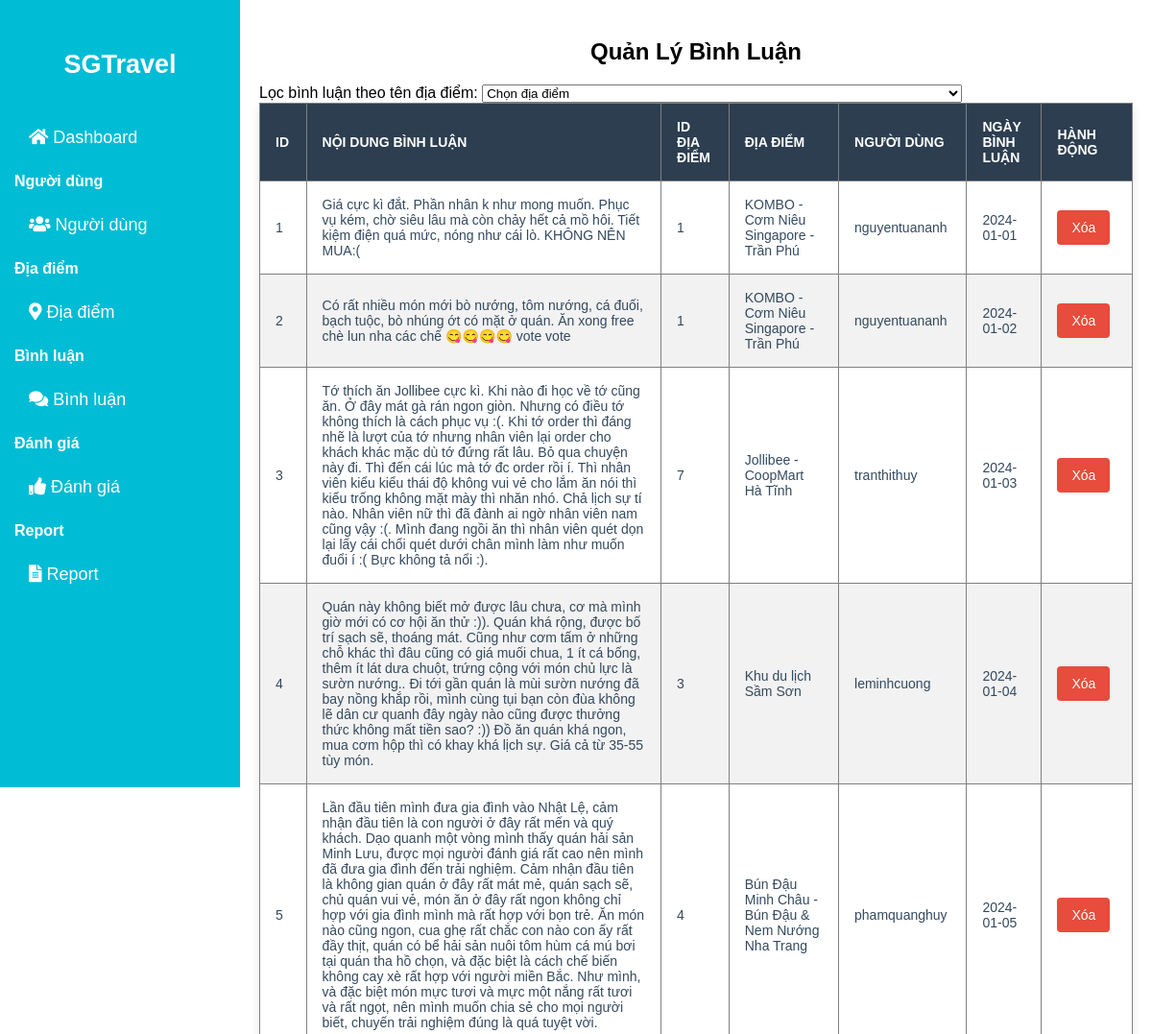
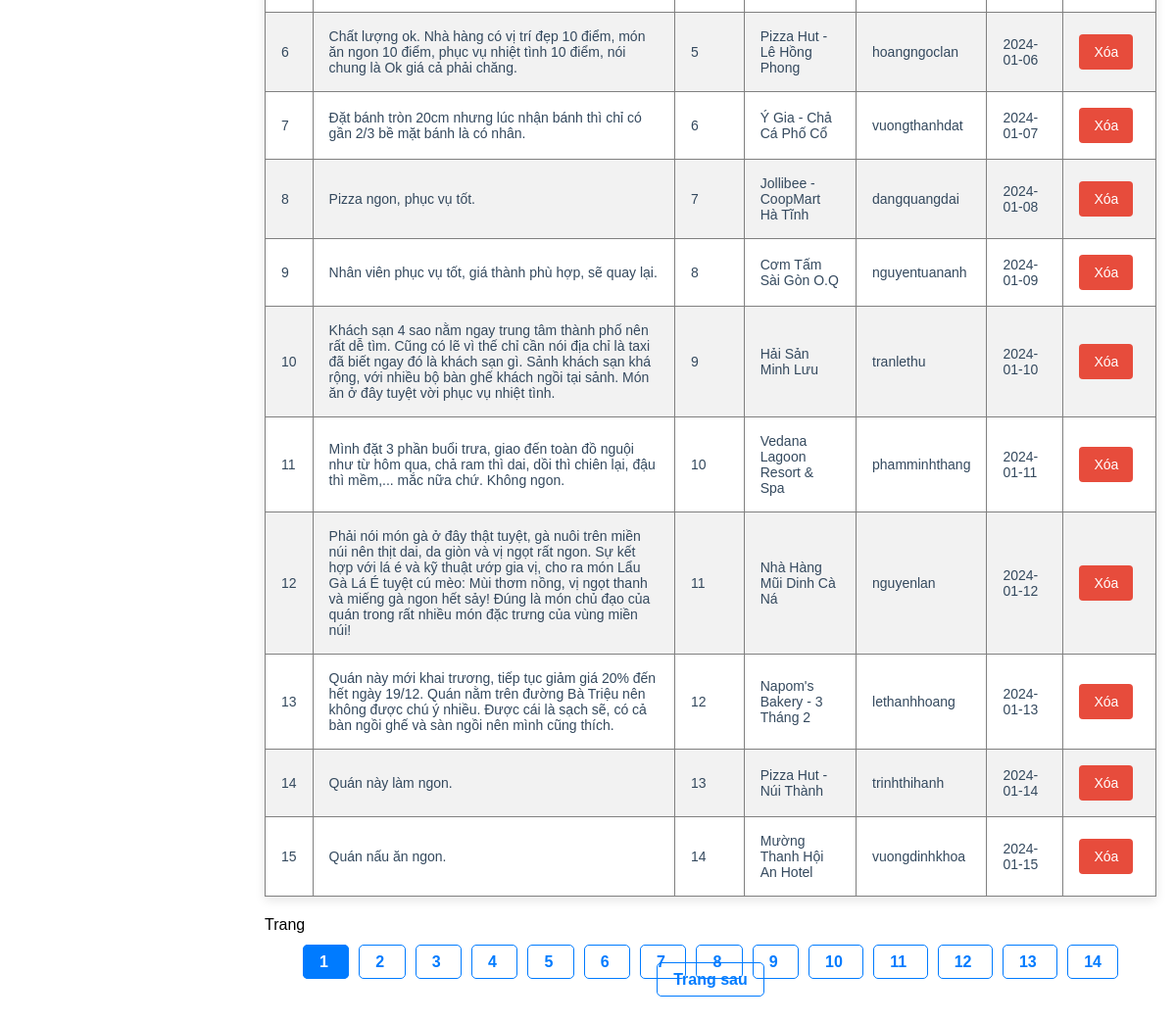
The app's page /admin/comment.php with its own data (2 pictures, top to bottom).
### tables this page shows
CREATE TABLE binh_luan (
    id INT AUTO_INCREMENT PRIMARY KEY, 
    noi_dung TEXT NOT NULL,
    id_dia_diem int,
	id_nguoi_dung int,
    ten_dang_nhap VARCHAR(100) NOT NULL, 
    ngay_binh_luan DATE NOT NULL,
	FOREIGN KEY (id_nguoi_dung) REFERENCES tai_khoan(id) ON DELETE CASCADE, 
    FOREIGN KEY (id_dia_diem) REFERENCES dia_diem(id) ON DELETE CASCADE 
);

CREATE TABLE dia_diem (
    id INT AUTO_INCREMENT PRIMARY KEY,        
    ten_dia_diem VARCHAR(255),                
    dia_chi VARCHAR(255),                     
    so_dien_thoai VARCHAR(20),                
    mo_ta TEXT,                                
    gio_mo_cua TIME,                          
    gio_dong_cua TIME,                        
    loai_hinh VARCHAR(30) NOT NULL,           
    diem_trung_binh DECIMAL(4,2),             
    gia_ca_giao_dong VARCHAR(100),             
    hinh_anh1 TEXT DEFAULT NULL ,
    hinh_anh2 TEXT DEFAULT NULL ,
    hinh_anh3 TEXT DEFAULT NULL,
    so_luot_danh_gia INT DEFAULT 0,           
    link_dia_diem VARCHAR(500)                
);

CREATE TABLE tai_khoan (
    id INT AUTO_INCREMENT PRIMARY KEY, 
    ten_dang_nhap VARCHAR(50) NOT NULL UNIQUE,
    mat_khau VARCHAR(50) NOT NULL,
    phan_quyen INT NOT NULL,   
    email VARCHAR(50) NOT NULL UNIQUE, 
    so_dien_thoai VARCHAR(20), 
    trang_thai VARCHAR(20)
);

### admin/comment.php (the view, shortened to what this page needs)
<!DOCTYPE html>
<html lang="vi">
<head>
    <link href="https://cdnjs.cloudflare.com/ajax/libs/font-awesome/5.15.3/css/all.min.css" rel="stylesheet" />
    <link rel="stylesheet" href="../style/admin/comment.css" />
</head>
<body>
    <?php
    include '../connect.php';
    $sd = 15;
    $page = isset($_GET['page']) ? (int)$_GET['page'] : 1;
    $vt = ($page - 1) * $sd;
    $id_DD = isset($_GET['id_dia_diem']) ? intval($_GET['id_dia_diem']) : 0;
    $Loc_Query = "SELECT binh_luan.id, binh_luan.noi_dung, binh_luan.id_dia_diem,
                            dia_diem.ten_dia_diem, tai_khoan.ten_dang_nhap AS nguoi_dung,
                            binh_luan.ngay_binh_luan
                    FROM binh_luan
                    LEFT JOIN dia_diem ON binh_luan.id_dia_diem = dia_diem.id
                    LEFT JOIN tai_khoan ON binh_luan.id_nguoi_dung = tai_khoan.id";
    $Loc_Query .= " LIMIT $vt, $sd";
    $Loc_Comments = $conn->query($Loc_Query);
    $countQuery = "SELECT COUNT(*) AS total FROM binh_luan";
    $result_count = $conn->query($countQuery);
    $row_count = $result_count->fetch_assoc();
    $tus = $row_count['total'];
    $tst = ceil($tus / $sd);
    ?>
    <div class="sidebar">
        <a href="./Dashboard.php"><h2>SGTravel</h2></a>
        <div class="menu-section">
            <a href="../admin/Dashboard.php"><i class="fas fa-home"></i> Dashboard</a>
            <h3>Người dùng</h3>
            <a href="../admin/User.php"><i class="fas fa-users"></i> Người dùng</a>
            <h3>Địa điểm</h3>
            <a href="../admin/Diadiem.php"><i class="fas fa-map-marker-alt"></i> Địa điểm</a>
            <h3>Bình luận</h3>
            <a href="../admin/comment.php"><i class="fas fa-comments"></i> Bình luận</a>
            <h3>Đánh giá</h3>
            <a href="../admin/Danhgia.php"><i class="fas fa-thumbs-up"></i> Đánh giá</a>
            <h3>Report</h3>
            <a href="../admin/Report.php"><i class="fas fa-file-alt"></i> Report</a>
        </div>
    </div>
    <div class="container">
        <h2 align="center">Quản Lý Bình Luận</h2>
        <form id="form_loc" name="form_loc" method="get">
            <label for="id_dia_diem">Lọc bình luận theo tên địa điểm:</label>
            <select name="id_dia_diem" id="id_dia_diem" onChange="form_loc.submit()">
                <option value=""> Chọn địa điểm </option>
            </select>
        </form>
        <table width="500" border="1" cellspacing="0" cellpadding="0">
            <thead>
                <tr>
                    <th>ID</th>
                    <th>Nội dung bình luận</th>
                    <th>ID địa điểm</th>
                    <th>Địa điểm</th>
                    <th>Người dùng</th>
                    <th>Ngày bình luận</th>
                    <th>Hành động</th>
                </tr>
            </thead>
            <tbody>
                <?php
                if ($Loc_Comments && $Loc_Comments->num_rows > 0) {
                    while ($comment = $Loc_Comments->fetch_assoc()) { ?>
                        <tr>
                            <td><?php echo $comment["id"]; ?></td>
                            <td><?php echo $comment["noi_dung"]; ?></td>
                            <td><?php echo $comment["id_dia_diem"]; ?></td>
                            <td><?php echo $comment["ten_dia_diem"]; ?></td>
                            <td><?php echo $comment["nguoi_dung"]; ?></td>
                            <td><?php echo $comment["ngay_binh_luan"]; ?></td>
                            <td>
                                <a href="comment.php?delete_id=<?php echo $comment['id']; ?>" onclick="return confirm('Bạn có chắc muốn xóa bình luận này?');">
                                    <button>Xóa</button>
                                </a>
                            </td>
                        </tr>
                    <?php }
                } else { ?>
                    <tr>
                        <td colspan="7">Không có bình luận nào.</td>
                    </tr>
                <?php }
                ?>
            </tbody>
        </table>
        <p>Trang
        <div class="trang">
            <?php for ($i = 1; $i <= $tst; $i++) { ?>
                <a href="comment.php?page=<?php echo $i; ?>&id_dia_diem=<?php echo $id_DD; ?>" <?php if ($page == $i) echo 'class="active"'; ?>>
                    <?php echo $i; ?>
                </a>
            <?php } ?>
            <?php if ($page < $tst) { ?>
                <a href="comment.php?page=<?php echo $page + 1; ?>&id_dia_diem=<?php echo $id_DD; ?>">Trang sau</a>
            <?php } ?>
        </div>
        </p>
    </div>
</body>
</html>

### style/admin/comment.css (style rules this page uses)
body { margin: 0; font-family: Arial, sans-serif; }
.sidebar { width: 250px; background-color: #00bcd4; height: 100vh; position: fixed; padding-top: 20px; color: white; }
.sidebar h2 { text-align: center; margin-bottom: 30px; }
.sidebar a { display: block; color: white; padding: 10px; text-decoration: none; font-size: 18px; }
.sidebar .menu-section h3 { margin-left: 15px; font-size: 16px; }
.sidebar .menu-section a { padding-left: 30px; }
.container { max-width: calc(100% - 250px); margin-left: 250px; padding: 20px; box-sizing: border-box; }
table { width: 100%; border-collapse: collapse; background-color: #fff; box-shadow: 0 4px 10px rgba(0, 0, 0, 0.1); margin-bottom: 20px; }
th, td { padding: 16px; text-align: left; font-size: 14px; color: #34495e; }
th { background-color: #2c3e50; color: #fff; text-transform: uppercase; }
tr:nth-child(even) { background-color: #f2f2f2; }
td { vertical-align: middle; }
button { padding: 10px 15px; border: none; border-radius: 4px; cursor: pointer; font-size: 14px; color: white; margin-right: 5px; }
button:first-of-type { background-color: #2980b9; }
button:last-of-type { background-color: #e74c3c; }

### admin/comment.php (style rules this page uses)
.trang { text-align: center; margin-top: 20px; }
.trang a { color: #007bff; padding: 8px 16px; margin: 0 5px; border: 1px solid #007bff; border-radius: 5px; text-decoration: none; font-weight: bold; }
.trang a.active { background-color: #007bff; color: white; pointer-events: none; }
.trang a:first-child, .trang a:last-child { font-weight: bold; }

### records on screen
binh_luan: id "1", noi_dung "Giá cực kì đắt. Phần nhân k như mong muốn. Phục vụ kém, chờ siêu lâu mà còn chảy hết cả mồ hôi. Tiết kiệm điện quá mức, nóng như cái lò. KHÔNG NÊN MUA:(", id_dia_diem "1", id_dia_diem.ten_dia_diem "KOMBO - Cơm Niêu Singapore - Trần Phú", id_nguoi_dung.ten_dang_nhap "nguyentuananh", ngay_binh_luan "2024-01-01"
binh_luan: id "2", noi_dung "Có rất nhiều món mới bò nướng, tôm nướng, cá đuối, bạch tuộc, bò nhúng ớt có mặt ở quán. Ăn xong free chè lun nha các chế 😋😋😋😋 vote vote", id_dia_diem "1", id_dia_diem.ten_dia_diem "KOMBO - Cơm Niêu Singapore - Trần Phú", id_nguoi_dung.ten_dang_nhap "nguyentuananh", ngay_binh_luan "2024-01-02"
binh_luan: id "3", noi_dung "Tớ thích ăn Jollibee cực kì. Khi nào đi học về tớ cũng ăn. Ở đây mát gà rán ngon giòn. Nhưng có điều tớ không thích là cách phục vụ :(. Khi tớ order thì đáng nhẽ là lượt của tớ nhưng nhân viên lại order cho khách khác mặc dù tớ đứng rất lâu. Bỏ qua chuyện này đi. Thì đến cái lúc mà tớ đc order rồi í. Thì nhân viên kiểu kiểu thái độ không vui vẻ cho lắm ăn nói thì kiểu trống không mặt mày thì nhăn nhó. Chả lịch sự tí nào. Nhân viên nữ thì đã đành ai ngờ nhân viên nam cũng vậy :(. Mình đang ngồi ăn thì nhân viên quét dọn lại lấy cái chổi quét dưới chân mình làm như muốn đuổi í :( Bực không tả nổi :).", id_dia_diem "7", id_dia_diem.ten_dia_diem "Jollibee - CoopMart Hà Tĩnh", id_nguoi_dung.ten_dang_nhap "tranthithuy", ngay_binh_luan "2024-01-03"
binh_luan: id "4", noi_dung "Quán này không biết mở được lâu chưa, cơ mà mình giờ mới có cơ hội ăn thử :)). Quán khá rộng, được bố trí sạch sẽ, thoáng mát. Cũng như cơm tấm ở những chỗ khác thì đâu cũng có giá muối chua, 1 ít cá bống, thêm ít lát dưa chuột, trứng cộng với món chủ lực là sườn nướng.. Đi tới gần quán là mùi sườn nướng đã bay nồng khắp rồi, mình cùng tụi bạn còn đùa không lẽ dân cư quanh đây ngày nào cũng được thưởng thức không mất tiền sao? :)) Đồ ăn quán khá ngon, mua cơm hộp thì có khay khá lịch sự. Giá cả từ 35-55 tùy món.", id_dia_diem "3", id_dia_diem.ten_dia_diem "Khu du lịch Sầm Sơn", id_nguoi_dung.ten_dang_nhap "leminhcuong", ngay_binh_luan "2024-01-04"
binh_luan: id "5", noi_dung "Lần đầu tiên mình đưa gia đình vào Nhật Lệ, cảm nhận đầu tiên là con người ở đây rất mến và quý khách. Dạo quanh một vòng mình thấy quán hải sản Minh Lưu, được mọi người đánh giá rất cao nên mình đã đưa gia đình đến trải nghiệm. Cảm nhận đầu tiên là không gian quán ở đây rất mát mẻ, quán sạch sẽ, chủ quán vui vẻ, món ăn ở đây rất ngon không chỉ hợp với gia đình mình mà rất hợp với bọn trẻ. Ăn món nào cũng ngon, cua ghẹ rất chắc con nào con ấy rất đầy thịt, quán có bể hải sản nuôi tôm hùm cá mú bơi tại quán tha hồ chọn, và đặc biệt là cách chế biến không cay xè rất hợp với người miền Bắc. Như mình, và đặc biệt món mực tươi và mực một nắng rất tươi và rất ngọt, nên mình muốn chia sẻ cho mọi…", id_dia_diem "4", id_dia_diem.ten_dia_diem "Bún Đậu Minh Châu - Bún Đậu & Nem Nướng Nha Trang", id_nguoi_dung.ten_dang_nhap "phamquanghuy", ngay_binh_luan "2024-01-05"
binh_luan: id "6", noi_dung "Chất lượng ok. Nhà hàng có vị trí đẹp 10 điểm, món ăn ngon 10 điểm, phục vụ nhiệt tình 10 điểm, nói chung là Ok giá cả phải chăng.", id_dia_diem "5", id_dia_diem.ten_dia_diem "Pizza Hut - Lê Hồng Phong", id_nguoi_dung.ten_dang_nhap "hoangngoclan", ngay_binh_luan "2024-01-06"
binh_luan: id "7", noi_dung "Đặt bánh tròn 20cm nhưng lúc nhận bánh thì chỉ có gần 2/3 bề mặt bánh là có nhân.", id_dia_diem "6", id_dia_diem.ten_dia_diem "Ý Gia - Chả Cá Phố Cổ", id_nguoi_dung.ten_dang_nhap "vuongthanhdat", ngay_binh_luan "2024-01-07"
binh_luan: id "8", noi_dung "Pizza ngon, phục vụ tốt.", id_dia_diem "7", id_dia_diem.ten_dia_diem "Jollibee - CoopMart Hà Tĩnh", id_nguoi_dung.ten_dang_nhap "dangquangdai", ngay_binh_luan "2024-01-08"
binh_luan: id "9", noi_dung "Nhân viên phục vụ tốt, giá thành phù hợp, sẽ quay lại.", id_dia_diem "8", id_dia_diem.ten_dia_diem "Cơm Tấm Sài Gòn O.Q", id_nguoi_dung.ten_dang_nhap "nguyentuananh", ngay_binh_luan "2024-01-09"
binh_luan: id "10", noi_dung "Khách sạn 4 sao nằm ngay trung tâm thành phố nên rất dễ tìm. Cũng có lẽ vì thế chỉ cần nói địa chỉ là taxi đã biết ngay đó là khách sạn gì. Sảnh khách sạn khá rộng, với nhiều bộ bàn ghế khách ngồi tại sảnh. Món ăn ở đây tuyệt vời phục vụ nhiệt tình.", id_dia_diem "9", id_dia_diem.ten_dia_diem "Hải Sản Minh Lưu", id_nguoi_dung.ten_dang_nhap "tranlethu", ngay_binh_luan "2024-01-10"
binh_luan: id "11", noi_dung "Mình đặt 3 phần buổi trưa, giao đến toàn đồ nguội như từ hôm qua, chả ram thì dai, dồi thì chiên lại, đậu thì mềm,... mắc nữa chứ. Không ngon.", id_dia_diem "10", id_dia_diem.ten_dia_diem "Vedana Lagoon Resort & Spa", id_nguoi_dung.ten_dang_nhap "phamminhthang", ngay_binh_luan "2024-01-11"
binh_luan: id "12", noi_dung "Phải nói món gà ở đây thật tuyệt, gà nuôi trên miền núi nên thịt dai, da giòn và vị ngọt rất ngon. Sự kết hợp với lá é và kỹ thuật ướp gia vị, cho ra món Lẩu Gà Lá É tuyệt cú mèo: Mùi thơm nồng, vị ngọt thanh và miếng gà ngon hết sảy! Đúng là món chủ đạo của quán trong rất nhiều món đặc trưng của vùng miền núi!", id_dia_diem "11", id_dia_diem.ten_dia_diem "Nhà Hàng Mũi Dinh Cà Ná", id_nguoi_dung.ten_dang_nhap "nguyenlan", ngay_binh_luan "2024-01-12"
binh_luan: id "13", noi_dung "Quán này mới khai trương, tiếp tục giảm giá 20% đến hết ngày 19/12. Quán nằm trên đường Bà Triệu nên không được chú ý nhiều. Được cái là sạch sẽ, có cả bàn ngồi ghế và sàn ngồi nên mình cũng thích.", id_dia_diem "12", id_dia_diem.ten_dia_diem "Napom's Bakery - 3 Tháng 2", id_nguoi_dung.ten_dang_nhap "lethanhhoang", ngay_binh_luan "2024-01-13"
binh_luan: id "14", noi_dung "Quán này làm ngon.", id_dia_diem "13", id_dia_diem.ten_dia_diem "Pizza Hut - Núi Thành", id_nguoi_dung.ten_dang_nhap "trinhthihanh", ngay_binh_luan "2024-01-14"
binh_luan: id "15", noi_dung "Quán nấu ăn ngon.", id_dia_diem "14", id_dia_diem.ten_dia_diem "Mường Thanh Hội An Hotel", id_nguoi_dung.ten_dang_nhap "vuongdinhkhoa", ngay_binh_luan "2024-01-15"
